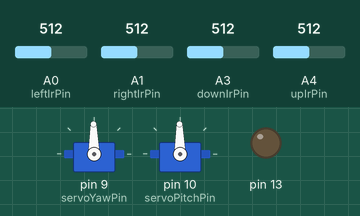
The sketch below on a simulated Arduino Uno, built with avr-gcc and run on an emulated ATmega328P. Shown: 2 × servo, output pins drawn as LEDs (lit = HIGH). The test bench sets the inputs (shaded band); at power-on: A0 (leftIrPin) = 512, A1 (rightIrPin) = 512, A3 (downIrPin) = 512, A4 (upIrPin) = 512. What the sketch prints to the serial monitor is not drawn.

Above: at 1.3 s.
1.4 s: A0 (leftIrPin) set to 560
Timing chart, 0 to 4.4 s (numbered marks = the images above; inputs shaded):
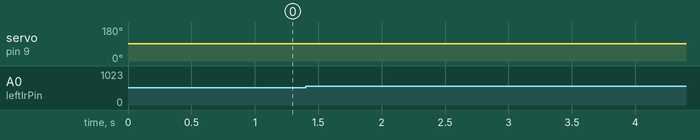

The sketch:

main.ino
```cpp
#include <Servo.h>

Servo servoYaw;
Servo servoPitch;

int delayTime = 500;
int distThresh = 550;

int servoYawPin = 9;
int servoPitchPin = 10;
int leftIrPin = A0;
int rightIrPin = A1;
int upIrPin = A4;
int downIrPin = A3;

int clockwise = 90;
int anticlockwise = 92;
int stopSpin = 91;
int leftDist = 0;
int rightDist = 0;
int upDist = 0;
int downDist = 0;

void setup()
{
  Serial.begin(9600);
  pinMode(13, OUTPUT);
  servoYaw.attach(servoYawPin);
  servoYaw.write(stopSpin);
  servoPitch.attach(servoPitchPin);
  servoPitch.write(stopSpin);
}

void loop()
{
  readLeft();
  readRight();
  readUp();
  readDown();
  if (leftDist > distThresh) {
    servoYaw.write(anticlockwise); // rotate left
  } else if (rightDist > distThresh) {
    servoYaw.write(clockwise); // rotate right
  } else if (upDist > distThresh) {
    servoPitch.write(clockwise); // rotate up
  } else if (rightDist > distThresh) {
    servoPitch.write(anticlockwise); // rotate down
  } else {
    servoYaw.write(stopSpin);
    servoPitch.write(stopSpin);
  }
  delay(delayTime);
}

void readLeft() {
  leftDist = analogRead(leftIrPin);
  Serial.print("Left: ");
  Serial.print(leftDist);
}

void readRight() {
  rightDist = analogRead(rightIrPin);
  Serial.print(" Right: ");
  Serial.print(rightDist);
}

void readUp() {
  upDist = analogRead(upIrPin);
  Serial.print(" Up: ");
  Serial.print(upDist);
}

void readDown() {
  downDist = analogRead(downIrPin);
  Serial.print(" Down: ");
  Serial.println(downDist);
}
```

Measured:
- after the input at 1.4 s, servo on pin 9 (servoYawPin): 91° → 92° after 0.11 s
